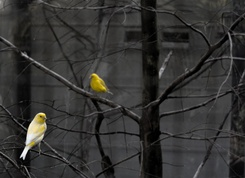
%> input picture Detecting Objects with Template Matching/birds1.jpeg, 245 x 178 px, shrunk from 990 x 718 before the run
$ octave Problem2.m   (GNU Octave 9; MATLAB toolbox functions it lacks are replaced by stand-ins)
%> lines starting %> are read from the running program, lines starting %| are printed output that depends on the picture; in (x1, y1, x2, y2) boxes, pixels count from 0 and x2, y2 are one past the last pixel; in counts of white or black regions, pixels touching at a corner belong together; the program's own positions count from 1
%% This code detects a bird template in two images using convolution and normalized cross correlation
close all;
clear all;
clc;

birds1=imread('birds1.jpeg');
%> birds1 is the input picture: size 178x245x3 uint8; mean R, G, B 52.4, 51.8, 50
template=imread('template.jpeg');
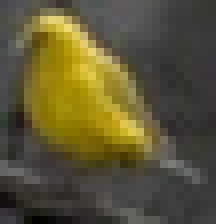
%> input picture Detecting Objects with Template Matching/template.jpeg, 27 x 28 px, shrunk from 109 x 112 before the run (shown 8 times larger)
%> template is the input picture: size 28x27x3 uint8; mean R, G, B 92.8, 85.6, 53.5
imshow(birds1);
figure;
imshow(template)

%% Converting to double grayscale
birds1_gray = double(rgb2gray(birds1));
template_gray = double(rgb2gray(template));
figure;
imagesc(birds1_gray);
figure;
imagesc(template_gray);

%% Cross Correlation
correlation = conv2(birds1_gray,template_gray);
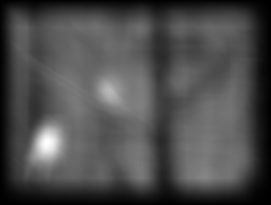
%> correlation: size 205x271 double; min 2200, max 8621134, mean 2588067.4; drawn with min black and max white
figure;
imagesc(correlation);
colorbar;
[yc,xc] = find(correlation==max(max(correlation)));
%> yc = 144; xc = 47
yoffSetc = yc-size(template,1);
%> yoffSetc = 116
xoffSetc = xc-size(template,2);
%> xoffSetc = 20
figure;
imshow(birds1);
imrect(gca, [xoffSetc+1, yoffSetc+1, size(template,2), size(template,1)]);


%% ii) Normalized cross correlation bird1
C = normxcorr2(template_gray,birds1_gray);
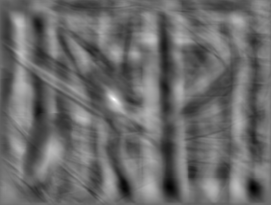
%> C: size 205x271 double; min -0.706, max 0.976, mean 0.000114; drawn with min black and max white
figure;
imagesc(C);
colorbar;
[y,x] = find(C==max(max(C)));
%> y = 100; x = 115
yoffSet = y-size(template,1);
%> yoffSet = 72
xoffSet = x-size(template,2);
%> xoffSet = 88
figure;
RGB = insertShape(birds1,'Rectangle',[xoffSet+1, yoffSet+1, size(template,2), size(template,1)],'LineWidth',5);
%> RGB: size 178x245x3 uint8; 1.03% of pixels changed, all inside (x1, y1, x2, y2) = (88, 72, 115, 100)
imshow(RGB)
%Another way of implementing the box on the image:
%imshow(birds1);
%imrect(gca, [xoffSet+1, yoffSet+1, size(template,2), size(template,1)]);


%% iii) Normalized cross correlation bird2
birds2=imread('birds2.jpeg');
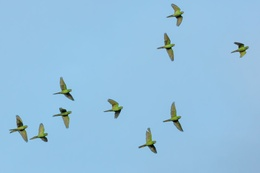
%> input picture Detecting Objects with Template Matching/birds2.jpeg, 260 x 173 px, shrunk from 1051 x 701 before the run
%> birds2 is the input picture: size 173x260x3 uint8; mean R, G, B 148.8, 193.1, 223.5
figure;
imshow(birds2);
birds2_gray = double(rgb2gray(birds2));
figure;
imagesc(birds2_gray);
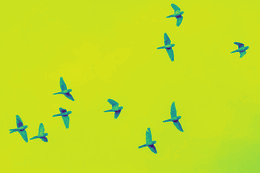
%> displayed picture: size 173x260x3, on the screen's scale of 0 to 255; mean R, G, B 196.4, 221.9, 34.7

C2 = normxcorr2(template_gray,birds2_gray);
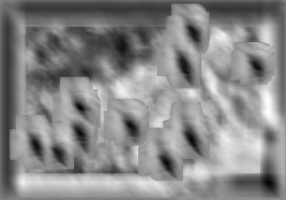
%> C2: size 200x286 double; min -0.686, max 0.614, mean 0.00706; drawn with min black and max white
figure;
imagesc(C2);
colorbar;
[y2,x2] = find(C2==max(max(C2)));
%> y2 = 113; x2 = 269
yoffSet2 = y2-size(template,1);
%> yoffSet2 = 85
xoffSet2 = x2-size(template,2);
%> xoffSet2 = 242
figure;
RGB2 = insertShape(birds2,'Rectangle',[xoffSet2+1, yoffSet2+1, size(template,2), size(template,1)],'LineWidth',5);
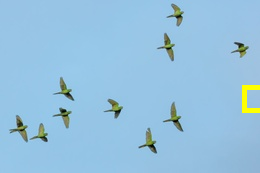
%> RGB2: size 173x260x3 uint8; 0.6% of pixels changed, all inside (x1, y1, x2, y2) = (242, 85, 260, 113)
imshow(RGB2)
%imshow(birds2);
%imrect(gca, [xoffSet2+1, yoffSet2+1, size(template,2), size(template,1)]);
